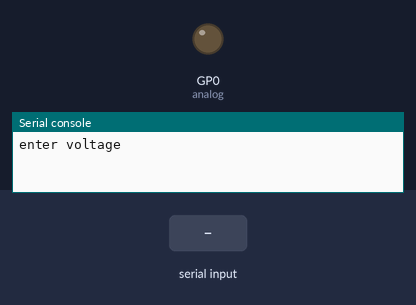
A program run on a simulated Raspberry Pi Pico running MicroPython. Parts: output pins drawn as LEDs (lit = HIGH), the last lines printed to the serial console. The test bench sets the inputs (shaded band).

Above: at 1.2 s.
1.3 s: "5" typed at the serial console, then Enter
At 1.8 s:
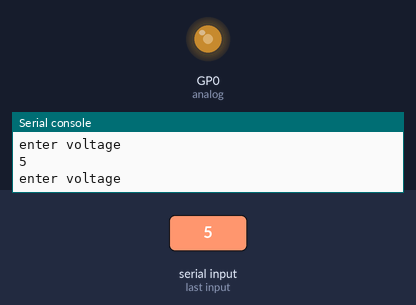
2.8 s: "90" typed at the serial console, then Enter
At 4.2 s:
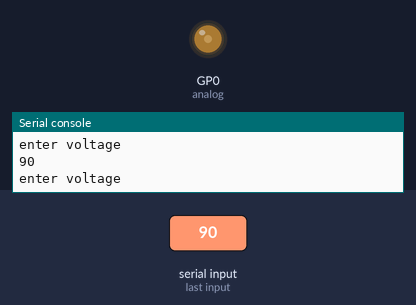
Timing chart, 0 to 5.8 s (numbered marks = the images above; inputs shaded):
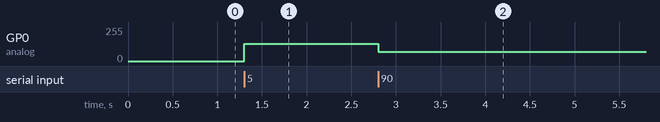

Measured:
- after the input at 1.3 s, GP0 (analog): 0/255 → 131/255 at once
- after the input at 2.8 s, GP0 (analog): 131/255 → 71/255 at once

The program:

PWM_voltage.py
```python
from machine import Pin, PWM
from time import sleep

analog= PWM(Pin(0))

analog.freq(1000)
analog.duty_u16(0)

while True:
    pwm= float(input("enter voltage "))
    volt=(65550/3.3)*pwm
    analog.duty_u16(int(volt))
```
